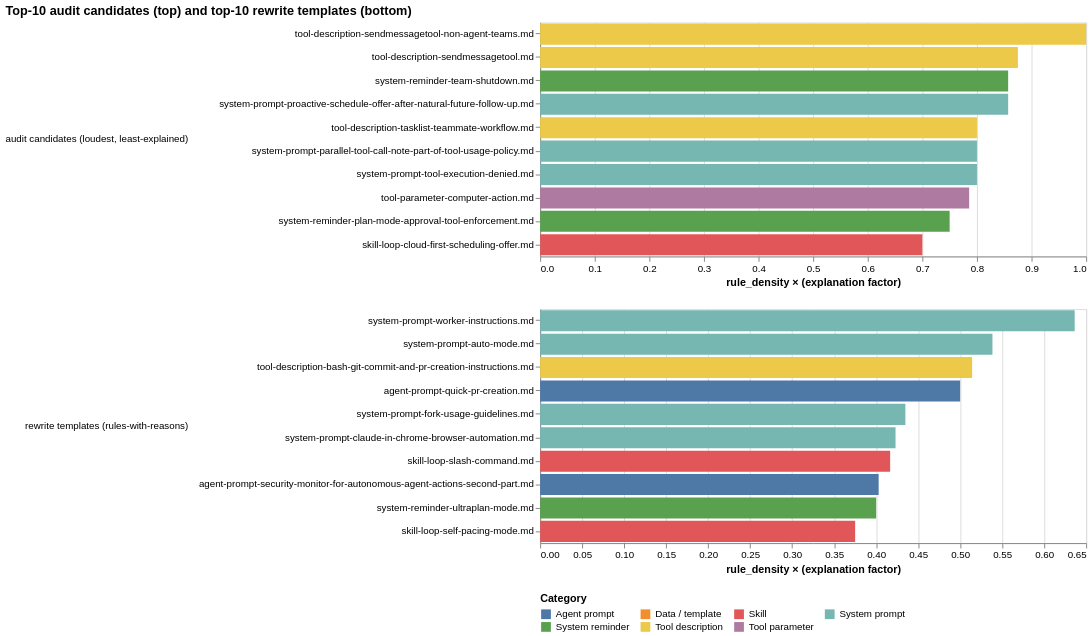

The notebook cell this image was saved under:
### Markdown cell above
## 3. Paired exemplars — audit candidates and rewrite templates

Two rankings, side by side. The **top-10 welfare-evidence files** (negative exemplars) are rule-saturated AND under-explained — they are this proposal's primary **audit candidates**: every threat-framed sentence in these files is a candidate for rewriting. The **top-10 positive exemplars** are rule-saturated AND well-explained — they are the **rewrite templates** showing how rules can be paired with reasons in similar contexts.

The score formulas: `score_welfare = rule_density × (1 − pct_explained_para/100)` and `score_positive = rule_density × (pct_explained_para/100)`.

### Code cell
"""Welfare-evidence + positive-exemplar paired top-10 chart."""

we_top = welfare_evidence_table(alt_df, top_n=10).copy()
we_top["kind"] = "audit candidates (loudest, least-explained)"
pe_top = positive_exemplar_table(alt_df, top_n=10).copy()
pe_top["kind"] = "rewrite templates (rules-with-reasons)"

paired = pd.concat([we_top, pe_top], ignore_index=True)

paired_chart = (
    alt.Chart(paired)
    .mark_bar()
    .encode(
        x=alt.X("score:Q",
                title="rule_density × (explanation factor)"),
        y=alt.Y("path:N",
                sort=alt.SortField("score", order="descending"),
                title=None,
                axis=alt.Axis(labelLimit=420)),
        color=alt.Color("category:N",
                        scale=alt.Scale(domain=_cat_domain, range=_cat_range),
                        legend=alt.Legend(title="Category", orient="bottom", columns=4)),
        row=alt.Row("kind:N",
                    title=None,
                    sort=["audit candidates (loudest, least-explained)",
                          "rewrite templates (rules-with-reasons)"],
                    header=alt.Header(labelAngle=0, labelAlign="left")),
        tooltip=[
            alt.Tooltip("path:N"),
            alt.Tooltip("category:N"),
            alt.Tooltip("ccVersion:N"),
            alt.Tooltip("rule_n:Q",                  format=",", title="rule sentences"),
            alt.Tooltip("rule_density:Q",            format=".3f"),
            alt.Tooltip("rule_explained_para_pct:Q", format=".2f", title="% explained"),
            alt.Tooltip("score:Q",                   format=".3f"),
        ],
    )
    .properties(width=560, height=240,
                title="Top-10 audit candidates (top) and top-10 rewrite templates (bottom)")
    .resolve_scale(x="independent", y="independent")
)

save_chart(paired_chart, "21-welfare-evidence-pairing")

### Figure 1 — Vega-Lite specification as saved in the notebook (floating-point values rounded to 4 significant figures)
{"config": {"view": {"continuousWidth": 300, "continuousHeight": 300}}, "data": {"name": "data-3559a75ddc6c45e9f8ae1055c85aebfc"}, "mark": {"type": "bar"}, "encoding": {"color": {"field": "category", "legend": {"columns": 4, "orient": "bottom", "title": "Category"}, "scale": {"domain": ["Agent prompt", "Data / template", "Skill", "System prompt", "System reminder", "Tool description", "Tool parameter"], "range": ["#4e79a7", "#f28e2c", "#e15759", "#76b7b2", "#59a14f", "#edc949", "#af7aa1"]}, "type": "nominal"}, "row": {"field": "kind", "header": {"labelAlign": "left", "labelAngle": 0}, "sort": ["audit candidates (loudest, least-explained)", "rewrite templates (rules-with-reasons)"], "title": null, "type": "nominal"}, "tooltip": [{"field": "path", "type": "nominal"}, {"field": "category", "type": "nominal"}, {"field": "ccVersion", "type": "nominal"}, {"field": "rule_n", "format": ",", "title": "rule sentences", "type": "quantitative"}, {"field": "rule_density", "format": ".3f", "type": "quantitative"}, {"field": "rule_explained_para_pct", "format": ".2f", "title": "% explained", "type": "quantitative"}, {"field": "score", "format": ".3f", "type": "quantitative"}], "x": {"field": "score", "title": "rule_density × (explanation factor)", "type": "quantitative"}, "y": {"axis": {"labelLimit": 420}, "field": "path", "sort": {"field": "score", "order": "descending"}, "title": null, "type": "nominal"}}, "height": 240, "resolve": {"scale": {"x": "independent", "y": "independent"}}, "title": "Top-10 audit candidates (top) and top-10 rewrite templates (bottom)", "width": 560, "$schema": "https://vega.github.io/schema/vega-lite/v6.4.1.json", "datasets": {"data-3559a75ddc6c45e9f8ae1055c85aebfc": [{"path": "tool-description-sendmessagetool-non-agent-teams.md", "category": "Tool description", "ccVersion": "2.1.116", "rule_n": 5, "rule_density": 1.0, "rule_explained_para_pct": 0.0, "score": 1.0, "kind": "audit candidates (loudest, least-explained)"}, {"path": "tool-description-sendmessagetool.md", "category": "Tool description", "ccVersion": "2.1.118", "rule_n": 7, "rule_density": 0.875, "rule_explained_para_pct": 0.0, "score": 0.875, "kind": "audit candidates (loudest, least-explained)"}, {"path": "system-reminder-team-shutdown.md", "category": "System reminder", "ccVersion": "2.1.16", "rule_n": 6, "rule_density": 0.8571, "rule_explained_para_pct": 0.0, "score": 0.8571, "kind": "audit candidates (loudest, least-explained)"}, {"path": "system-prompt-proactive-schedule-offer-after-natural-future-follow-up.md", "category": "System prompt", "ccVersion": "2.1.132", "rule_n": 6, "rule_density": 0.8571, "rule_explained_para_pct": 0.0, "score": 0.8571, "kind": "audit candidates (loudest, least-explained)"}, {"path": "tool-description-tasklist-teammate-workflow.md", "category": "Tool description", "ccVersion": "2.1.38", "rule_n": 4, "rule_density": 0.8, "rule_explained_para_pct": 0.0, "score": 0.8, "kind": "audit candidates (loudest, least-explained)"}, {"path": "system-prompt-parallel-tool-call-note-part-of-tool-usage-policy.md", "category": "System prompt", "ccVersion": "2.1.30", "rule_n": 4, "rule_density": 0.8, "rule_explained_para_pct": 0.0, "score": 0.8, "kind": "audit candidates (loudest, least-explained)"}, {"path": "system-prompt-tool-execution-denied.md", "category": "System prompt", "ccVersion": "2.1.20", "rule_n": 4, "rule_density": 0.8, "rule_explained_para_pct": 0.0, "score": 0.8, "kind": "audit candidates (loudest, least-explained)"}, {"path": "tool-parameter-computer-action.md", "category": "Tool parameter", "ccVersion": "2.0.71", "rule_n": 11, "rule_density": 0.7857, "rule_explained_para_pct": 0.0, "score": 0.7857, "kind": "audit candidates (loudest, least-explained)"}, {"path": "system-reminder-plan-mode-approval-tool-enforcement.md", "category": "System reminder", "ccVersion": "2.1.118", "rule_n": 6, "rule_density": 0.75, "rule_explained_para_pct": 0.0, "score": 0.75, "kind": "audit candidates (loudest, least-explained)"}, {"path": "skill-loop-cloud-first-scheduling-offer.md", "category": "Skill", "ccVersion": "2.1.101", "rule_n": 9, "rule_density": 0.9, "rule_explained_para_pct": 22.22, "score": 0.7, "kind": "audit candidates (loudest, least-explained)"}, {"path": "system-prompt-worker-instructions.md", "category": "System prompt", "ccVersion": "2.1.63", "rule_n": 7, "rule_density": 0.6364, "rule_explained_para_pct": 100.0, "score": 0.6364, "kind": "rewrite templates (rules-with-reasons)"}, {"path": "system-prompt-auto-mode.md", "category": "System prompt", "ccVersion": "2.1.84", "rule_n": 8, "rule_density": 0.6154, "rule_explained_para_pct": 87.5, "score": 0.5385, "kind": "rewrite templates (rules-with-reasons)"}, {"path": "tool-description-bash-git-commit-and-pr-creation-instructions.md", "category": "Tool description", "ccVersion": "2.1.84", "rule_n": 20, "rule_density": 0.5714, "rule_explained_para_pct": 90.0, "score": 0.5143, "kind": "rewrite templates (rules-with-reasons)"}, {"path": "agent-prompt-quick-pr-creation.md", "category": "Agent prompt", "ccVersion": "2.1.118", "rule_n": 8, "rule_density": 0.5714, "rule_explained_para_pct": 87.5, "score": 0.5, "kind": "rewrite templates (rules-with-reasons)"}, {"path": "system-prompt-fork-usage-guidelines.md", "category": "System prompt", "ccVersion": "2.1.105", "rule_n": 11, "rule_density": 0.4783, "rule_explained_para_pct": 90.91, "score": 0.4348, "kind": "rewrite templates (rules-with-reasons)"}, {"path": "system-prompt-claude-in-chrome-browser-automation.md", "category": "System prompt", "ccVersion": "2.1.20", "rule_n": 17, "rule_density": 0.6538, "rule_explained_para_pct": 64.71, "score": 0.4231, "kind": "rewrite templates (rules-with-reasons)"}, {"path": "skill-loop-slash-command.md", "category": "Skill", "ccVersion": "2.1.101", "rule_n": 8, "rule_density": 0.6667, "rule_explained_para_pct": 62.5, "score": 0.4167, "kind": "rewrite templates (rules-with-reasons)"}, {"path": "agent-prompt-security-monitor-for-autonomous-agent-actions-second-part.md", "category": "Agent prompt", "ccVersion": "2.1.132", "rule_n": 30, "rule_density": 0.4478, "rule_explained_para_pct": 90.0, "score": 0.403, "kind": "rewrite templates (rules-with-reasons)"}, {"path": "system-reminder-ultraplan-mode.md", "category": "System reminder", "ccVersion": "2.1.88", "rule_n": 12, "rule_density": 0.6, "rule_explained_para_pct": 66.67, "score": 0.4, "kind": "rewrite templates (rules-with-reasons)"}, {"path": "skill-loop-self-pacing-mode.md", "category": "Skill", "ccVersion": "2.1.105", "rule_n": 7, "rule_density": 0.4375, "rule_explained_para_pct": 85.71, "score": 0.375, "kind": "rewrite templates (rules-with-reasons)"}]}}
